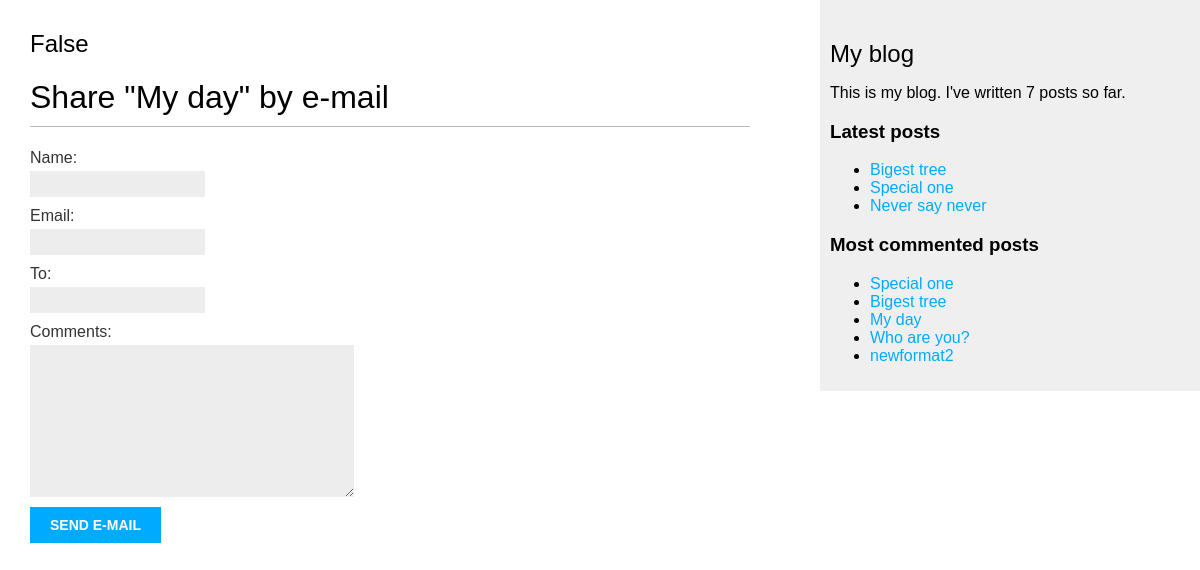
Before: /blog/6/share/ with the older database file.
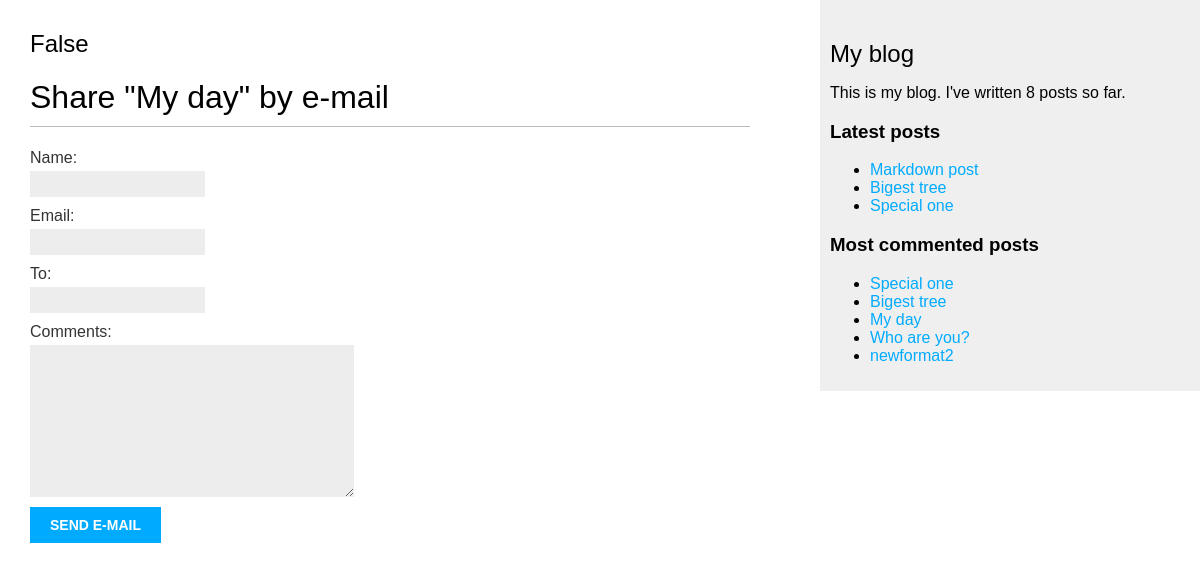
After: the same page with the newer database file.
### blog/models.py (models this page shows, shortened)
class Post(models.Model):
    STATUS_CHOICES = (
        ("draft", "Draft"),
        ("published", "Published"),
    )
    title = models.CharField(max_length=250)
    slug = models.SlugField(max_length=250, unique_for_date="publish")
    author = models.ForeignKey(User, on_delete=models.CASCADE, related_name="blog_post")
    body = models.TextField()
    publish = models.DateTimeField(default=timezone.now)
    created = models.DateTimeField(auto_now_add=True)
    updated = models.DateTimeField(auto_now=True)
    status = models.CharField(max_length=10, choices=STATUS_CHOICES, default="draft")
    objects = models.Manager()  # Менеджер по умолчанию
    published = PublishedManager()  # Our new manager
    tags = TaggableManager()
    class Meta:
        ordering = ("-publish",)
    def get_absolute_url(self):
        return reverse(
            "blog:post_detail",
            args=[self.publish.year, self.publish.month, self.publish.day, self.slug],
        )

### blog/views.py (the view)
# urls.py: path("<int:post_id>/share/", views.post_share, name="post_share"),
def post_share(request, post_id):
    post = get_object_or_404(Post, id=post_id, status="published")
    sent = False
    if request.method == "POST":
        form = EmailPostForm(request.POST)
        if form.is_valid():
            cd = form.cleaned_data
            post_url = request.build_absolute_uri(post.get_absolute_url())
            subject = '{} ({}) recommends you reading "{}"'.format(
                cd["name"], cd["email"], post.title
            )
            message = 'Read "{}" at {}\n\n{}\'s comments: {}'.format(
                post.title, post_url, cd["name"], cd["comments"]
            )
            send_mail(subject, message, "admin@myblog.com", [cd["to"]])
            sent = True
            print(sent)
    else:
        form = EmailPostForm()
    return render(
        request, "blog/post/share.html", {"post": post, "form": form, "sent": sent}
    )

### blog/forms.py
class EmailPostForm(forms.Form):
    name = forms.CharField(max_length=25)
    email = forms.EmailField()
    to = forms.EmailField()
    comments = forms.CharField(required=False, widget=forms.Textarea)

### blog/models.py (called while the page is built)
    def get_queryset(self):
        return super().get_queryset().filter(status="published")

### blog/templatetags/blog_tags.py (called while the page is built)
@register.simple_tag
def total_posts():
    return Post.published.count()

@register.inclusion_tag("blog/post/latest_posts.html")
def show_latest_posts(count=5):
    latest_posts = Post.published.order_by("-publish")[:count]
    return {"latest_posts": latest_posts}

@register.simple_tag
def get_most_commented_posts(count=5):
    return Post.published.annotate(total_comments=Count("comments")).order_by(
        "-total_comments"
    )[:count]

### blog/templates/blog/post/share.html (shortened to what this page needs)
{% extends "blog/base.html" %}
    {% block content %}
        <h2>{{ sent }}</h2>
        {% if sent%}
            <h1>E-mail successfully sent</h1>
            <p>"{{ post.title }}" was successfully sent to {{ form.cleaned_data.to }}.</p>
        {% else %}
            <h1>Share "{{ post.title }}" by e-mail</h1>
            <form action="." method="post">
                {{ form.as_p }}
                <input type="submit" value="Send e-mail">
            </form>
        {% endif %}
    {% endblock %}

### blog/templates/blog/base.html (shortened to what this page needs)
{% load blog_tags %}
{% load static %}
<!DOCTYPE html>
<html>
<head>
    <link rel="stylesheet" href="{% static 'css/blog.css' %}">
</head>
<body>
    <div id="content">
        {% block content %}{% endblock %}
    </div>
    <div id="sidebar">
        <h2>My blog</h2>
        <p>This is my blog. I've written {% total_posts %} posts so far.</p>
        <h3>Latest posts</h3>
        {% show_latest_posts 3 %}
        <h3>Most commented posts</h3>
        {% get_most_commented_posts as most_commented_posts %}
        <ul>
            {% for post in most_commented_posts %}
                <li><a href="{{ post.get_absolute_url }}">{{ post.title }}</a></li>
            {% endfor %}
        </ul>
    </div>
</body>
</html>

### blog/templates/blog/post/latest_posts.html
<ul>
    {% for post in latest_posts %}
        <li><a href="{{ post.get_absolute_url }}">{{ post.title }}</a></li>
    {% endfor %}
</ul>

Changed rows visible on the page:
no longer on this page (row unchanged): Post: title "Never say never", shown under "Latest posts"
added Post: title "Markdown post", shown under "Latest posts"
Other visible differences:
text no longer shown: "7"
text now shown: "8"
